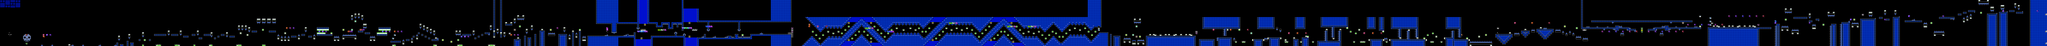

Below is a game level as drawn by its tile map, then a one-line description and the .tmx that defines it (tile-layer data replaced by summaries):
An orthogonal 1195x27 tile map with 16x16 px tiles, 2 tile layers (SP, ...), 3 tilesets, 2 image layers.

<map version="1.10" tiledversion="1.11.2" orientation="orthogonal" renderorder="right-down" width="1195" height="27" tilewidth="16" tileheight="16" infinite="0" nextlayerid="5" nextobjectid="1">
 <editorsettings>
  <chunksize width="16" height="27" />
  <export target="../LEVELS/LEVEL DATA/lvlset_B/powertrip.csv" format="csv" />
 </editorsettings>
 <tileset firstgid="1" name="sprites" tilewidth="16" tileheight="16" tilecount="256" columns="16">
  <image source="../../../GRAPHICS/sprites.png" width="256" height="256" />
 </tileset>
 <tileset firstgid="257" name="famidash" tilewidth="16" tileheight="16" tilecount="256" columns="16">
  <image source="../../../GRAPHICS/famidash.bmp" width="256" height="256" />
 </tileset>
 <tileset firstgid="513" name="sprites" tilewidth="16" tileheight="16" tilecount="256" columns="16">
  <image source="../../../GRAPHICS/sprites.png" width="256" height="256" />
 </tileset>
 <imagelayer id="3" name="Image Layer 1" parallaxx="0.9" parallaxy="0.9" repeatx="1" repeaty="1">
  <image source="../../../GRAPHICS/Old/parallax Blue.bmp" width="144" height="72" />
 </imagelayer>
 <imagelayer id="4" name="Image Layer 2" offsetx="0" offsety="432" repeatx="1">
  <image source="../../../GRAPHICS/ground.bmp" width="64" height="128" />
 </imagelayer>
 <layer id="1" width="1195" height="27">
  <data>[32265 cells, 32265 non-empty, 65 distinct tile ids]</data>
 </layer>
 <layer id="2" name="SP" width="1195" height="27">
  <data>[32265 cells, 530 non-empty, 76 distinct tile ids]</data>
 </layer>
</map>
